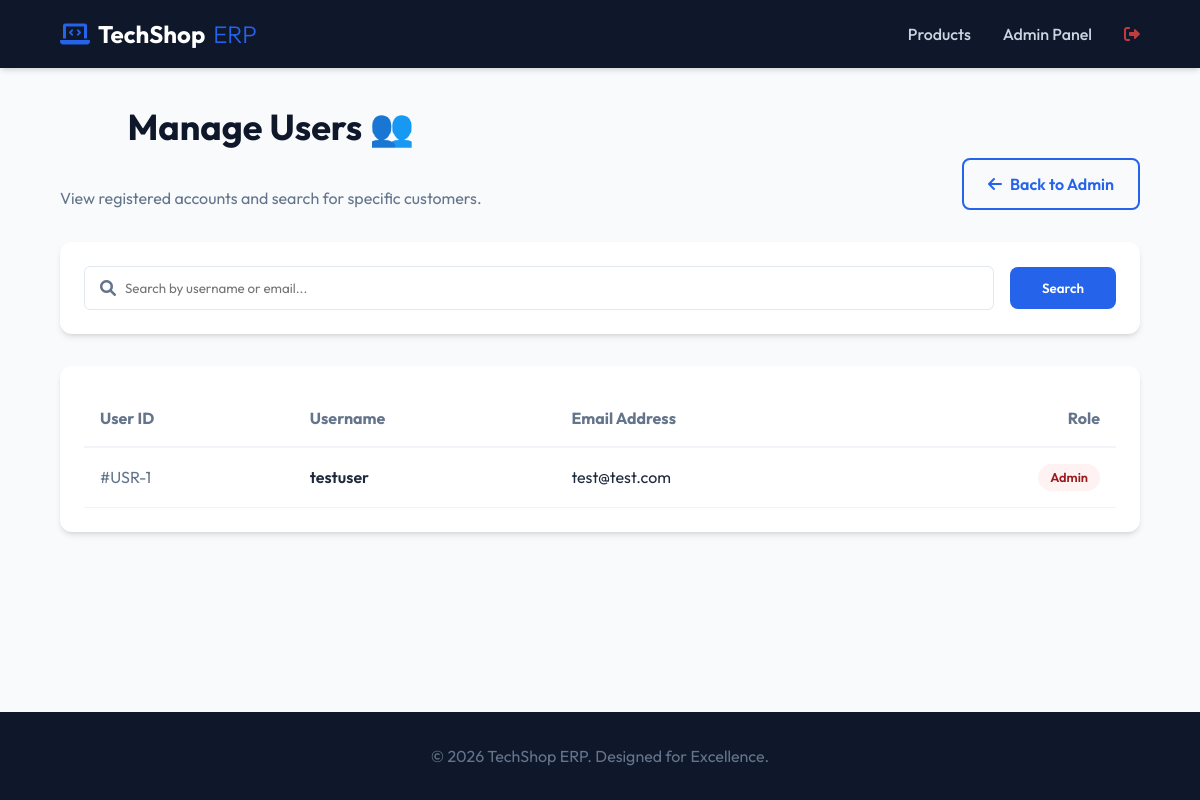
Before: /admin-users (signed in) with the older database file.
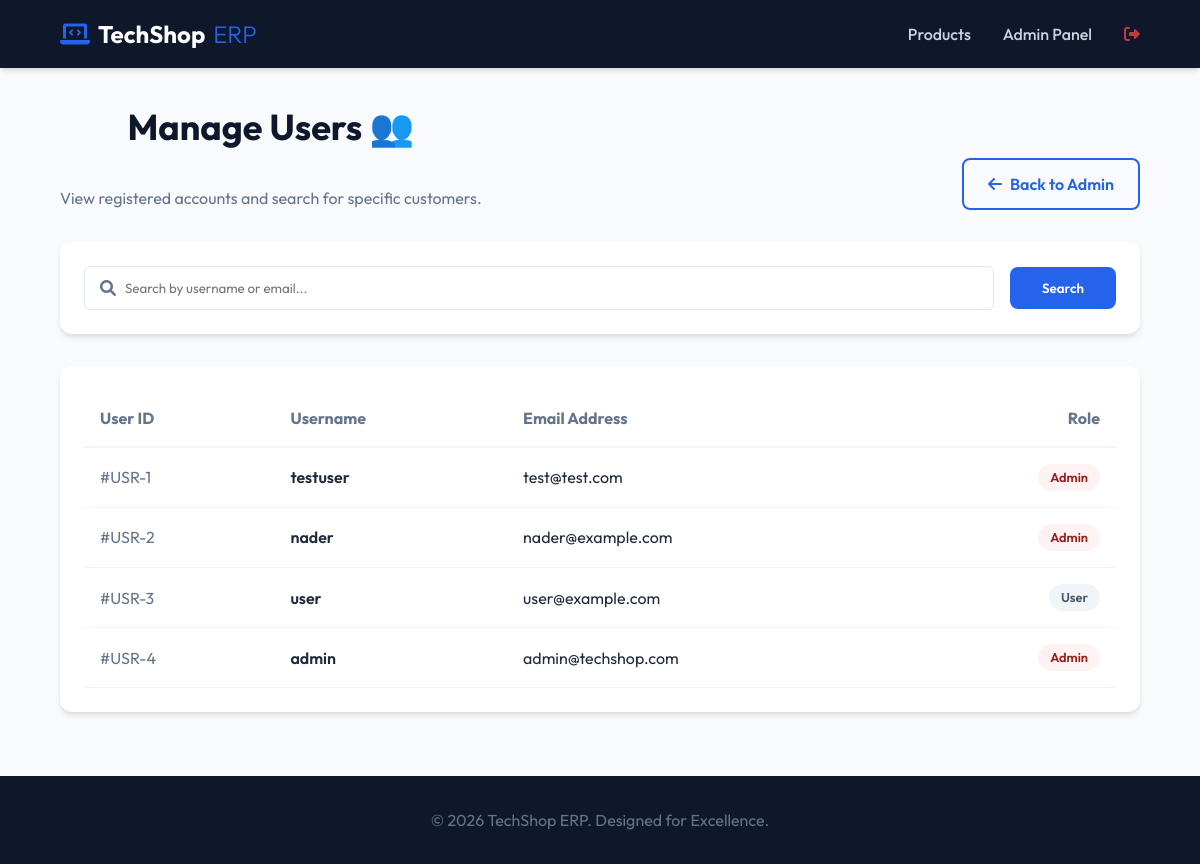
After: the same page with the newer database file.
### tables this page shows
CREATE TABLE users (
  id INTEGER PRIMARY KEY AUTOINCREMENT,
  username TEXT NOT NULL UNIQUE,
  email TEXT NOT NULL UNIQUE,
  password TEXT NOT NULL,
  role_id INTEGER,
  FOREIGN KEY (role_id) REFERENCES roles(id)
);

CREATE TABLE roles (
  id INTEGER PRIMARY KEY AUTOINCREMENT,
  name TEXT UNIQUE
);

### app.py (the view)
@app.route("/admin-users")
def admin_users():
    if session.get("role") != "admin":
        return redirect(url_for("web_login"))
    db = get_db()
    search_query = request.args.get("q", "").strip()
    if search_query:
        users = db.execute(
            """SELECT u.id, u.username, u.email, r.name as role
               FROM users u
               JOIN roles r ON u.role_id = r.id
               WHERE u.username LIKE ? OR u.email LIKE ?""",
            (f"%{search_query}%", f"%{search_query}%")
        ).fetchall()
    else:
        users = db.execute(
            """SELECT u.id, u.username, u.email, r.name as role
               FROM users u
               JOIN roles r ON u.role_id = r.id"""
        ).fetchall()
    return render_template("admin_users.html", users=users, search_query=search_query)

### app.py (called while the page is built)
def get_db():
    if 'db' not in g:
        g.db = sqlite3.connect("database.db", timeout=20)
        g.db.row_factory = sqlite3.Row
        g.db.execute("PRAGMA foreign_keys = ON")
    return g.db

@app.context_processor
def inject_globals():
    cart_count = len(session.get("cart", []))
    return dict(cart_count=cart_count)

### templates/admin_users.html (shortened to what this page needs)
{% extends "base.html" %}
{% block content %}
<div style="display: flex; justify-content: space-between; align-items: flex-end; margin-bottom: 2rem;">
    <div>
        <h1>Manage Users 👥</h1>
        <p style="color: var(--text-muted);">View registered accounts and search for specific customers.</p>
    </div>
    <a href="/admin" class="btn btn-outline">
        <i class="fas fa-arrow-left"></i> Back to Admin
    </a>
</div>
<div class="search-section" style="background: white; padding: 1.5rem; border-radius: var(--border-radius); box-shadow: var(--shadow); margin-bottom: 2rem;">
    <form action="/admin-users" method="GET" style="display: flex; gap: 1rem; align-items: center;">
        <div style="flex: 1; position: relative;">
            <i class="fas fa-search" style="position: absolute; left: 1rem; top: 50%; transform: translateY(-50%); color: var(--text-muted);"></i>
            <input type="text" name="q" placeholder="Search by username or email..."
                   value="{{ search_query }}"
                   style="width: 100%; padding: 0.8rem 1rem 0.8rem 2.5rem; border: 1px solid #e2e8f0; border-radius: 6px; font-family: inherit;">
        </div>
        <button type="submit" class="btn btn-primary" style="padding: 0.8rem 2rem;">Search</button>
    </form>
</div>
{% if users %}
<div class="cart-table-wrapper">
    <table>
        <thead>
            <tr>
                <th>User ID</th>
                <th>Username</th>
                <th>Email Address</th>
                <th style="text-align: right;">Role</th>
            </tr>
        </thead>
        <tbody>
            {% for user in users %}
            <tr>
                <td style="color: var(--text-muted);">#USR-{{ user.id }}</td>
                <td style="font-weight: 600;">{{ user.username }}</td>
                <td>{{ user.email }}</td>
                <td style="text-align: right;">
                    {% set is_admin = user.role == 'admin' %}
                    {% set role_bg = '#fef2f2' if is_admin else '#f1f5f9' %}
                    {% set role_color = '#991b1b' if is_admin else '#475569' %}
                    <span style="display: inline-block; background: {{ role_bg }}; color: {{ role_color }}; padding: 4px 12px; border-radius: 20px; font-size: 0.8rem; font-weight: 600;">
                        {{ user.role | title }}
                    </span>
                </td>
            </tr>
            {% endfor %}
        </tbody>
    </table>
</div>
{% else %}
<div class="success-card" style="padding: 5rem 2rem;">
    <i class="fas fa-search fa-4x" style="color: #e2e8f0; margin-bottom: 2rem;"></i>
    <h2>No users found</h2>
    <p style="color: var(--text-muted);">We couldn't find any accounts matching your search.</p>
</div>
{% endif %}
{% endblock %}

### templates/base.html (shortened to what this page needs)
<!DOCTYPE html>
<html lang="en">
<head>
    <link rel="stylesheet" href="https://cdnjs.cloudflare.com/ajax/libs/font-awesome/6.0.0/css/all.min.css">
    <link rel="stylesheet" href="{{ url_for('static', filename='css/style.css') }}">
</head>
<body>
    <nav class="navbar">
        <div class="nav-container">
            <a href="/" class="logo">
                <i class="fas fa-laptop-code"></i> TechShop<span>ERP</span>
            </a>
            <div class="nav-links">
                <a href="/products" class="nav-item">Products</a>
                {% if session.get('role') == 'admin' %}
                    <a href="/admin" class="nav-item">Admin Panel</a>
                {% endif %}
                {% if session.get('user') %}
                    <a href="/logout" class="nav-item logout-btn"><i class="fas fa-sign-out-alt"></i></a>
                {% else %}
                    <a href="/login" class="nav-item login-btn">Login</a>
                {% endif %}
            </div>
        </div>
    </nav>
    <main class="content">
        {% block content %}{% endblock %}
    </main>
    <footer class="footer">
        <p>&copy; 2026 TechShop ERP. Designed for Excellence.</p>
    </footer>
</body>
</html>

### static/css/style.css (style rules this page uses)
:root { --primary-color: #2563eb; --primary-hover: #1d4ed8; --bg-color: #f8fafc; --text-color: #1e293b; --text-muted: #64748b; --card-bg: #ffffff; --nav-bg: #0f172a; --accent-red: #ef4444; --accent-green: #10b981; --border-radius: 12px; --shadow: 0 4px 6px -1px rgb(0 0 0 / 0.1), 0 2px 4px -2px rgb(0 0 0 / 0.1); --shadow-lg: 0 10px 15px -3px rgb(0 0 0 / 0.1), 0 4px 6px -4px rgb(0 0 0 / 0.1); --font-main: 'Outfit', sans-serif; }
* { margin: 0; padding: 0; box-sizing: border-box; }
body { font-family: var(--font-main); background-color: var(--bg-color); color: var(--text-color); line-height: 1.5; min-height: 100vh; display: flex; flex-direction: column; }
.navbar { background-color: var(--nav-bg); color: white; padding: 1rem 0; position: sticky; top: 0; z-index: 1000; box-shadow: var(--shadow); }
.nav-container { width: 90%; max-width: 1200px; margin: 0 auto; display: flex; justify-content: space-between; align-items: center; }
.logo { font-size: 1.5rem; font-weight: 700; text-decoration: none; color: white; display: flex; align-items: center; gap: 0.5rem; }
.logo i { color: var(--primary-color); }
.logo span { color: var(--primary-color); font-weight: 300; }
.nav-links { display: flex; align-items: center; gap: 2rem; }
.nav-item { text-decoration: none; color: #cbd5e1; font-weight: 500; transition: color 0.3s; position: relative; }
.logout-btn { color: var(--accent-red); opacity: 0.8; }
.content { flex: 1; width: 90%; max-width: 1200px; margin: 2rem auto; }
h1 { font-size: 2.25rem; font-weight: 700; margin-bottom: 2rem; color: var(--nav-bg); text-align: center; }
.btn { display: inline-flex; align-items: center; justify-content: center; padding: 0.75rem 1.5rem; border-radius: 8px; font-weight: 600; text-decoration: none; cursor: pointer; transition: all 0.2s; border: none; font-family: inherit; gap: 0.5rem; }
.btn-primary { background-color: var(--primary-color); color: white; }
.btn-outline { border: 2px solid var(--primary-color); color: var(--primary-color); background: transparent; }
.cart-table-wrapper { background: white; border-radius: var(--border-radius); padding: 1.5rem; box-shadow: var(--shadow); margin-bottom: 2rem; }
table { width: 100%; border-collapse: collapse; }
th { text-align: left; padding: 1rem; border-bottom: 2px solid #f1f5f9; color: var(--text-muted); }
td { padding: 1rem; border-bottom: 1px solid #f1f5f9; }
.footer { background-color: var(--nav-bg); color: #64748b; text-align: center; padding: 2rem; margin-top: auto; }

Changed rows visible on the page:
added users: id "2", username "nader", email "nader@example.com", role "Admin"
added users: id "3", username "user", email "user@example.com", role "User"
added users: id "4", username "admin", email "admin@techshop.com", role "Admin"
